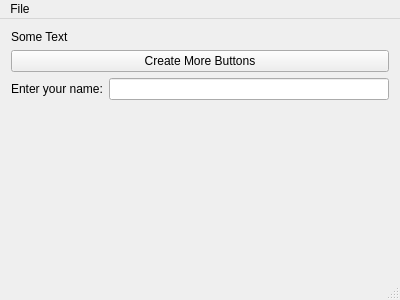
<?xml version="1.0" encoding="UTF-8"?>
<ui version="4.0">
 <class>MainWindow</class>
 <widget class="QMainWindow" name="MainWindow">
  <property name="geometry">
   <rect>
    <x>0</x>
    <y>0</y>
    <width>400</width>
    <height>300</height>
   </rect>
  </property>
  <property name="windowTitle">
   <string>MainWindow</string>
  </property>
  <widget class="QWidget" name="centralWidget">
   <layout class="QVBoxLayout" name="verticalLayout">
    <item>
     <widget class="QLabel" name="label">
      <property name="text">
       <string>Some Text</string>
      </property>
     </widget>
    </item>
    <item>
     <widget class="QPushButton" name="pushButton">
      <property name="text">
       <string>Create More Buttons</string>
      </property>
     </widget>
    </item>
    <item>
     <layout class="QHBoxLayout" name="horizontalLayout">
      <item>
       <widget class="QLabel" name="label_2">
        <property name="text">
         <string>Enter your name:</string>
        </property>
       </widget>
      </item>
      <item>
       <widget class="QLineEdit" name="lineEdit"/>
      </item>
     </layout>
    </item>
    <item>
     <spacer name="verticalSpacer">
      <property name="orientation">
       <enum>Qt::Vertical</enum>
      </property>
      <property name="sizeHint" stdset="0">
       <size>
        <width>20</width>
        <height>164</height>
       </size>
      </property>
     </spacer>
    </item>
   </layout>
  </widget>
  <widget class="QMenuBar" name="menuBar">
   <property name="geometry">
    <rect>
     <x>0</x>
     <y>0</y>
     <width>400</width>
     <height>21</height>
    </rect>
   </property>
   <widget class="QMenu" name="menuMenu">
    <property name="title">
     <string>File</string>
    </property>
    <addaction name="actionNew_Button"/>
    <addaction name="action_Remove_Button"/>
    <addaction name="action_Quit"/>
   </widget>
   <addaction name="menuMenu"/>
  </widget>
  <widget class="QStatusBar" name="statusBar"/>
  <action name="actionNew_Button">
   <property name="text">
    <string>&amp;New Button</string>
   </property>
  </action>
  <action name="action_Remove_Button">
   <property name="text">
    <string>&amp;Remove Button</string>
   </property>
  </action>
  <action name="action_Quit">
   <property name="text">
    <string>&amp;Quit</string>
   </property>
  </action>
 </widget>
 <layoutdefault spacing="6" margin="11"/>
 <resources/>
 <connections/>
</ui>
